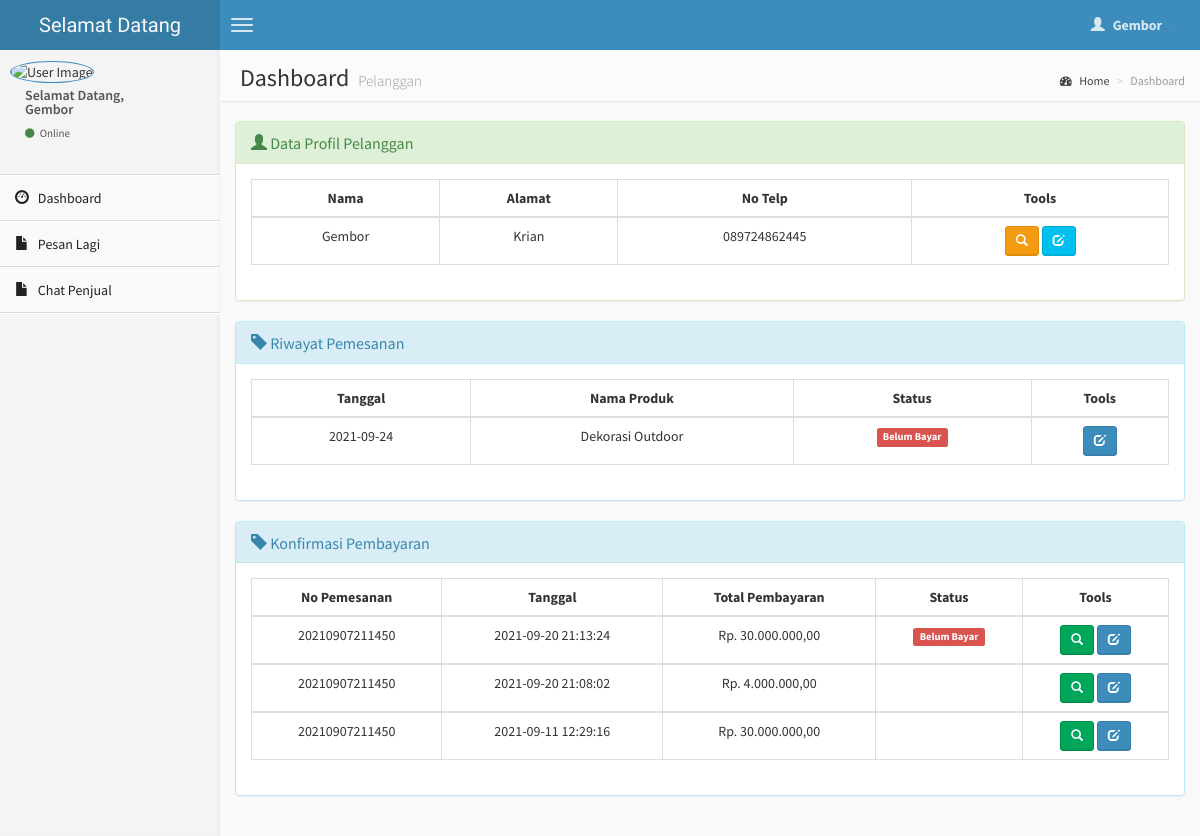
Page /customer/index1.php (signed in) on the committed database.
### tables this page shows
CREATE TABLE `customer` (
  `kd_cus` varchar(20) NOT NULL,
  `nama` varchar(30) NOT NULL,
  `alamat` varchar(50) NOT NULL,
  `no_telp` varchar(15) NOT NULL,
  `username` varchar(15) NOT NULL,
  `password` text NOT NULL,
  `gambar` varchar(100) NOT NULL
);

CREATE TABLE `po_terima` (
  `id` int(10) NOT NULL,
  `nopo` varchar(20) NOT NULL,
  `kd_cus` varchar(20) NOT NULL,
  `kode` int(4) NOT NULL,
  `nama` varchar(30) NOT NULL,
  `tanggal` date NOT NULL,
  `qty` int(8) NOT NULL,
  `total` int(8) NOT NULL,
  `status_pelayanan` enum('Belum Bayar','Batal','Proses','Selesai') NOT NULL
);

CREATE TABLE `konfirmasi` (
  `id_kon` int(6) NOT NULL,
  `nopo` varchar(20) NOT NULL,
  `kd_cus` varchar(20) NOT NULL,
  `bayar_via` varchar(30) NOT NULL,
  `tanggal` datetime NOT NULL,
  `jumlah` int(10) NOT NULL,
  `bukti_transfer` varchar(100) NOT NULL,
  `status` enum('Sudah Bayar','Belum Bayar') NOT NULL
);

### customer/index1.php (the view, shortened to what this page needs)
<?php
if (empty($_SESSION['username'])){
	header('location:../index.php');
} else {
?>
<!DOCTYPE html>
<html>
    <head>
        <link href="../dist/css/bootstrap.min.css" rel="stylesheet" type="text/css" />
        <link href="//cdnjs.cloudflare.com/ajax/libs/font-awesome/4.1.0/css/font-awesome.min.css" rel="stylesheet" type="text/css" />
        <link href="//code.ionicframework.com/ionicons/1.5.2/css/ionicons.min.css" rel="stylesheet" type="text/css" />
        <link href="../css/morris/morris.css" rel="stylesheet" type="text/css" />
        <link href="../css/jvectormap/jquery-jvectormap-1.2.2.css" rel="stylesheet" type="text/css" />
        <link href="../css/datepicker/datepicker3.css" rel="stylesheet" type="text/css" />
        <link href="../css/daterangepicker/daterangepicker-bs3.css" rel="stylesheet" type="text/css" />
        <link href="../css/bootstrap-wysihtml5/bootstrap3-wysihtml5.min.css" rel="stylesheet" type="text/css" />
        <link href="../css/AdminLTE.css" rel="stylesheet" type="text/css" />
    </head>
    <body class="skin-blue">
        <header class="header">
            <a href="index1.php" class="logo">
                Selamat Datang
            </a>
            <nav class="navbar navbar-static-top" role="navigation">
                <a href="#" class="navbar-btn sidebar-toggle" data-toggle="offcanvas" role="button">
                    <span class="icon-bar"></span>
                    <span class="icon-bar"></span>
                    <span class="icon-bar"></span>
                </a>
                <div class="navbar-right">
                    <ul class="nav navbar-nav">
                        <li class="dropdown user user-menu">
                            <a href="#" class="dropdown-toggle" data-toggle="dropdown">
                                <i class="glyphicon glyphicon-user"></i>
                                <span><?php echo $_SESSION['fullname']; ?> <i class="caret"></i></span>
                            </a>
								<?php } ?>
                        </li>
                    </ul>
                </div>
            </nav>
        </header>
        <div class="wrapper row-offcanvas row-offcanvas-left">
            <aside class="left-side sidebar-offcanvas">
                <section class="sidebar">
                    <div class="user-panel">
                        <div class="pull-left image">
                            <img src="<?php echo $_SESSION['gambar']; ?>" class="img-circle" alt="User Image" style="border: 1px solid #3C8DBC;" />
                        </div>
                        <div class="pull-left info">
                            <p>Selamat Datang,<br /><?php echo $_SESSION['fullname']; ?></p>
                            <a href="#"><i class="fa fa-circle text-success"></i> Online</a>
                        </div>
                    </div>
                    <?php include "menu.php"; ?>
                </section>
            </aside>
            <aside class="right-side">
                <section class="content-header">
                    <h1>
                        Dashboard
                        <small>Pelanggan</small>
                    </h1>
                    <ol class="breadcrumb">
                        <li><a href="#"><i class="fa fa-dashboard"></i> Home</a></li>
                        <li class="active">Dashboard</li>
                    </ol>
                </section>
                <section class="content">
                    <div class="row">
                        <section class="col-lg-12 connectedSortable">
                        <div class="panel panel-success">
                        <div class="panel-heading">
                        <h3 class="panel-title"><span class="glyphicon glyphicon-user"></span> Data Profil Pelanggan </h3>
                        </div>
                        <div class="panel-body">
                    <?php
                    $kodesaya = $_SESSION['user_id'];
                    $query2="select * from customer where kd_cus='$kodesaya' limit 1";
                    $hasil1=mysqli_query($koneksi, $query2) or die(mysqli_error());
                    ?>
                  <table id="example" class="table table-hover table-bordered">
                  <thead>
                      <tr>
                        <th><center>Nama </center></th>
                        <th><center>Alamat </center></th>
                        <th><center>No Telp </center></th>
                        <th><center>Tools </center></th>
                      </tr>
                  </thead>
                     <?php
                     while($data1=mysqli_fetch_array($hasil1))
                    { ?>
                    <tbody>
                    <tr>
                    <td><center><?php echo $data1['nama']; ?></center></td>
                    <td><center><?php echo $data1['alamat']; ?></center></td>
                    <td><center><?php echo $data1['no_telp']; ?></center></td>
                    <td><center><div id="thanks"><a class="btn btn-sm btn-warning" data-placement="bottom" data-toggle="tooltip" title="Detail Customer" href="detail-customer.php?hal=edit&kd_cus=<?php echo $data1['kd_cus'];?>"><span class="glyphicon glyphicon-search"></span></a>
                    <a class="btn btn-sm btn-info" data-placement="bottom" data-toggle="tooltip" title="Edit Customer" href="edit-customer.php?hal=edit&kd_cus=<?php echo $data1['kd_cus'];?>"><span class="glyphicon glyphicon-edit"></span></a>
                    </tr></div>
                 <?php
              }
              ?>
              </div>
                        </section>
                        <section class="col-lg-12 connectedSortable">
                        <div class="panel panel-info">
                        <div class="panel-heading">
                        <h3 class="panel-title"><span class="glyphicon glyphicon-tag"></span> Riwayat Pemesanan </h3>
                        </div>
                        <div class="panel-body">
                    <?php
                    $kd = $_SESSION['user_id'];
					$query3="select * from po_terima where nopo='$kd' order by id DESC limit 5";
                    $hasil2=mysqli_query($koneksi, $query3) or die(mysqli_error());
                    ?>
                  <table id="example" class="table table-hover table-bordered">
                  <thead>
                      <tr>
						<th><center>Tanggal</center></th>
                        <th><center>Nama Produk</center></th>
                        <th><center>Status</center></th>
						<th><center>Tools</center></th>
                      </tr>
                  </thead>
                     <?php
                     while($data2=mysqli_fetch_array($hasil2))
                    { ?>
                    <tbody>
					<td><center><?php echo $data2['tanggal'];?></center></td>
                    <td><center><?php echo $data2['nama'];?></center></td>
                    <td><center>
					<?php
                            if($data2['status_pelayanan'] == 'Selesai'){
								echo '<span class="label label-success">Selesai</span>';
							}
                            else if ($data2['status_pelayanan'] == 'Proses' ){
								echo '<span class="label label-warning">Proses</span>';
							}
							else if ($data2['status_pelayanan'] == 'Batal' ){
								echo '<span class="label label-danger">Batal</span>';
							}
							else if ($data2['status_pelayanan'] == 'Belum Bayar' ){
								echo '<span class="label label-danger">Belum Bayar</span>';
							}
                    ?>
                    </center></td>
                    <td><center><div id="thanks">
                    <a class="btn btn-sm btn-primary" data-placement="bottom" data-toggle="tooltip" title="Konfirmasi Pemesanan" href="edit-konfirmasi-pesan.php?hal=edit&kode=<?php echo $data2['id'];?>"><span class="glyphicon glyphicon-edit"></span></a>
                    </div></center></td>
                    </tr></div>
                 <?php
              }
              ?>
              </div>
                        </section>
                        <section class="col-lg-12 connectedSortable">
                        <div class="panel panel-info">
                        <div class="panel-heading">
                        <h3 class="panel-title"><span class="glyphicon glyphicon-tag"></span> Konfirmasi Pembayaran</h3>
                        </div>
                        <div class="panel-body">
                    <?php
                    $kd = $_SESSION['user_id'];
                    $query3="select * from konfirmasi where kd_cus='$kd' order by id_kon DESC Limit 5";
                    $hasil2=mysqli_query($koneksi, $query3) or die(mysqli_error());
                    ?>
                  <table id="example" class="table table-hover table-bordered">
                  <thead>
                      <tr>
                        <th><center>No Pemesanan</i></center></th>
                        <th><center>Tanggal</center></th>
                        <th><center>Total Pembayaran</center></th>
                        <th><center>Status</center></th>
						<th><center>Tools</center></th>
                      </tr>
                  </thead>
                     <?php
                     while($data2=mysqli_fetch_array($hasil2))
                    { ?>
                    <tbody>
                    <td><center><?php echo $data2['nopo'];?></center></td>
                    <td><center><?php echo $data2['tanggal'];?></center></td>
                    <td><center>Rp. <?php echo number_format($data2['jumlah'],2,",",".");?></center></td>
                    <td><center><?php
                            if($data2['status'] == 'Sudah Bayar'){
								echo '<span class="label label-success">Sudah Bayar</span>';
							}
                            else if ($data2['status'] == 'Belum Bayar' ){
								echo '<span class="label label-danger">Belum Bayar</span>';
							}
                    ?>
                    </center></td>
                    <td><center><div id="thanks">
					<a class="btn btn-sm btn-success" data-placement="bottom" data-toggle="tooltip" title="Detail Pembayaran" href="detail-konfirmasi.php?hal=detail&kd=<?php echo $data2['id_kon'];?>"><span class="glyphicon glyphicon-search"></span></a>
                    <a class="btn btn-sm btn-primary" data-placement="bottom" data-toggle="tooltip" title="Konfirmasi Pembayaran" href="edit-konfirmasi.php?hal=edit&kode=<?php echo $data2['id_kon'];?>"><span class="glyphicon glyphicon-edit"></span></a>
                    </div></center></td>
                    </tr></div>
                 <?php
              }
              ?>
              </div>
    </body>
</html>

### rows in the picture
customer: nama "Gembor", alamat "Krian", no_telp "089724862445"
po_terima: tanggal "2021-09-24", nama "Dekorasi Outdoor", status_pelayanan "Belum Bayar"
konfirmasi: nopo "20210907211450", tanggal "2021-09-20 21:13:24", jumlah "30.000.000,00", status "Belum Bayar"
konfirmasi: nopo "20210907211450", tanggal "2021-09-20 21:08:02", jumlah "4.000.000,00"
konfirmasi: nopo "20210907211450", tanggal "2021-09-11 12:29:16", jumlah "30.000.000,00"

### other values in the picture
$_SESSION['fullname'] "Gembor"
